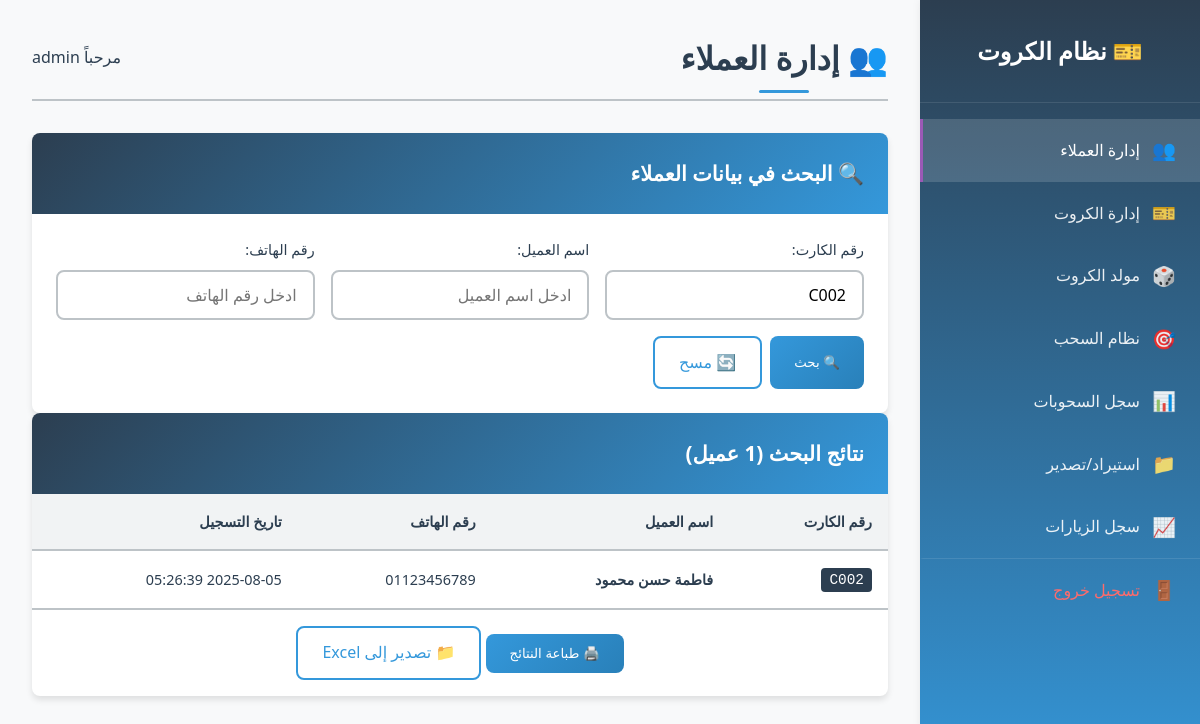
Screenshot of /admin.php?card_number=C002 (signed in) with the database file from the repository.
### tables this page shows
CREATE TABLE IF NOT EXISTS customers (
    id INT AUTO_INCREMENT PRIMARY KEY,
    card_number VARCHAR(50) NOT NULL UNIQUE,
    customer_name VARCHAR(100) NOT NULL,
    phone_number VARCHAR(20) NOT NULL,
    created_at TIMESTAMP DEFAULT CURRENT_TIMESTAMP,
    updated_at TIMESTAMP DEFAULT CURRENT_TIMESTAMP ON UPDATE CURRENT_TIMESTAMP,
    INDEX idx_card_number (card_number),
    INDEX idx_customer_name (customer_name),
    INDEX idx_phone_number (phone_number)
);

### admin.php (the view, shortened to what this page needs)
<?php
$page = isset($_GET['page']) ? max(1, (int)$_GET['page']) : 1;
$limit = 20;
$offset = ($page - 1) * $limit;
$card_number = isset($_GET['card_number']) ? trim($_GET['card_number']) : '';
$customer_name = isset($_GET['customer_name']) ? trim($_GET['customer_name']) : '';
$phone_number = isset($_GET['phone_number']) ? trim($_GET['phone_number']) : '';
$hasSearch = !empty($card_number) || !empty($customer_name) || !empty($phone_number);
$customers = [];
$total_customers = 0;
try {
    $pdo = getDBConnection();
    $whereConditions = [];
    $params = [];
    if (!empty($card_number)) {
        $whereConditions[] = "card_number LIKE ?";
        $params[] = "%" . $card_number . "%";
    }
    $whereClause = '';
    if (!empty($whereConditions)) {
        $whereClause = " WHERE " . implode(" AND ", $whereConditions);
    }
    $countSql = "SELECT COUNT(*) as total FROM customers" . $whereClause;
    $countStmt = $pdo->prepare($countSql);
    $countStmt->execute($params);
    $total_customers = $countStmt->fetch(PDO::FETCH_ASSOC)['total'];
    $sql = "SELECT * FROM customers" . $whereClause . " ORDER BY created_at DESC LIMIT ? OFFSET ?";
    $params[] = $limit;
    $params[] = $offset;
    $stmt = $pdo->prepare($sql);
    $stmt->execute($params);
    $customers = $stmt->fetchAll(PDO::FETCH_ASSOC);
} catch(PDOException $e) {
    $error_message = "خطأ في قاعدة البيانات: " . $e->getMessage();
}
?>
<!DOCTYPE html>
<html lang="ar" dir="rtl">
<head>
    <link rel="stylesheet" href="assets/css/style.css">
    <link rel="stylesheet" href="assets/css/admin.css">
</head>
<body>
    <div class="admin-layout">
        <?php include 'includes/sidebar.php'; ?>
        <main class="main-content">
            <div class="content-header">
                <h1>👥 إدارة العملاء</h1>
                <div class="user-info">
                    <span>مرحباً <?php echo $_SESSION['admin_username']; ?></span>
                </div>
            </div>
            <div class="table-container">
                <h3>🔍 البحث في بيانات العملاء</h3>
                <div style="padding: 1.5rem;">
                    <form method="GET" action="" style="display: grid; grid-template-columns: repeat(auto-fit, minmax(200px, 1fr)); gap: 1rem; align-items: end;">
                        <div class="form-group" style="margin: 0;">
                            <label for="card_number">رقم الكارت:</label>
                            <input type="text" id="card_number" name="card_number"
                                   value="<?php echo htmlspecialchars($card_number); ?>"
                                   placeholder="ادخل رقم الكارت">
                        </div>
                        <div class="form-group" style="margin: 0;">
                            <label for="customer_name">اسم العميل:</label>
                            <input type="text" id="customer_name" name="customer_name"
                                   value="<?php echo htmlspecialchars($customer_name); ?>"
                                   placeholder="ادخل اسم العميل">
                        </div>
                        <div class="form-group" style="margin: 0;">
                            <label for="phone_number">رقم الهاتف:</label>
                            <input type="text" id="phone_number" name="phone_number"
                                   value="<?php echo htmlspecialchars($phone_number); ?>"
                                   placeholder="ادخل رقم الهاتف">
                        </div>
                        <div style="display: flex; gap: 0.5rem;">
                            <button type="submit" class="btn btn-primary">🔍 بحث</button>
                            <a href="admin.php" class="btn btn-secondary">🔄 مسح</a>
                        </div>
                    </form>
                </div>
            </div>
            <div class="table-container">
                <?php if ($hasSearch): ?>
                    <h3>نتائج البحث (<?php echo number_format($total_customers); ?> عميل)</h3>
                <?php else: ?>
                    <h3>جميع العملاء (<?php echo number_format($total_customers); ?> عميل)</h3>
                <?php endif; ?>
                <?php if (!empty($customers)): ?>
                    <div class="table-responsive">
                        <table class="data-table">
                            <thead>
                                <tr>
                                    <th>رقم الكارت</th>
                                    <th>اسم العميل</th>
                                    <th>رقم الهاتف</th>
                                    <th>تاريخ التسجيل</th>
                                </tr>
                            </thead>
                            <tbody>
                                <?php foreach ($customers as $customer): ?>
                                <tr>
                                    <td>
                                        <code style="background: var(--primary-color); color: white; padding: 0.25rem 0.5rem; border-radius: 4px;">
                                            <?php echo htmlspecialchars($customer['card_number']); ?>
                                        </code>
                                    </td>
                                    <td>
                                        <strong><?php echo htmlspecialchars($customer['customer_name']); ?></strong>
                                    </td>
                                    <td>
                                        <span style="direction: ltr; display: inline-block;">
                                            <?php echo htmlspecialchars($customer['phone_number']); ?>
                                        </span>
                                    </td>
                                    <td>
                                        <time datetime="<?php echo $customer['created_at']; ?>">
                                            <?php echo date('Y-m-d H:i:s', strtotime($customer['created_at'])); ?>
                                        </time>
                                    </td>
                                </tr>
                                <?php endforeach; ?>
                            </tbody>
                        </table>
                    </div>
                    <div style="text-align: center; padding: 1rem; border-top: 1px solid var(--border-color);">
                        <button onclick="window.print()" class="btn btn-primary">🖨️ طباعة النتائج</button>
                        <a href="import_export.php" class="btn btn-secondary">📁 تصدير إلى Excel</a>
                    </div>
                <?php endif; ?>
            </div>
        </main>
    </div>
</body>
</html>

### assets/css/style.css (style rules this page uses)
:root { --primary-color: #2c3e50; --primary-rgb: 44, 62, 80; --secondary-color: #3498db; --secondary-rgb: 52, 152, 219; --success-color: #27ae60; --success-rgb: 39, 174, 96; --warning-color: #f39c12; --warning-rgb: 243, 156, 18; --danger-color: #e74c3c; --danger-rgb: 231, 76, 60; --info-color: #17a2b8; --info-rgb: 23, 162, 184; --accent-color: #9b59b6; --accent-rgb: 155, 89, 182; --light-color: #ecf0f1; --dark-color: #2c3e50; --text-color: #2c3e50; --text-muted: #6c757d; --border-color: #bdc3c7; --bg-color: #f8f9fa; --bg-light: #f1f3f4; --shadow: 0 4px 6px rgba(0, 0, 0, 0.1); --shadow-hover: 0 8px 15px rgba(0, 0, 0, 0.2); --border-radius: 8px; --transition: all 0.3s ease; }
* { margin: 0; padding: 0; box-sizing: border-box; }
body { font-family: 'Segoe UI', Tahoma, Geneva, Verdana, sans-serif; background: linear-gradient(135deg, #667eea 0%, #764ba2 100%); min-height: 100vh; direction: rtl; color: var(--text-color); line-height: 1.6; }
h1 { text-align: center; color: var(--primary-color); margin-bottom: 2rem; font-size: 1.8rem; font-weight: 600; position: relative; }
h1::after { content: ''; position: absolute; bottom: -10px; left: 50%; transform: translateX(-50%); width: 50px; height: 3px; background: var(--secondary-color); border-radius: 2px; }
.form-group { margin-bottom: 1.5rem; position: relative; }
label { display: block; margin-bottom: 0.5rem; color: var(--text-color); font-weight: 500; font-size: 0.9rem; }
input[type="text"], input[type="tel"], input[type="number"], input[type="password"] { width: 100%; padding: 0.75rem 1rem; border: 2px solid var(--border-color); border-radius: var(--border-radius); font-size: 1rem; transition: var(--transition); background: white; font-family: 'Segoe UI', Tahoma, Geneva, Verdana, sans-serif; }
.btn { padding: 0.75rem 1.5rem; border: none; border-radius: var(--border-radius); text-decoration: none; font-weight: 500; transition: var(--transition); cursor: pointer; display: inline-block; }
.btn-primary { background: linear-gradient(135deg, var(--secondary-color), #2980b9); color: white; }
.btn-secondary { background: white; color: var(--secondary-color); border: 2px solid var(--secondary-color); }

### assets/css/admin.css (style rules this page uses)
.admin-layout { display: flex; min-height: 100vh; background: var(--bg-color); }
.main-content { margin-right: 280px; padding: 2rem; width: calc(100% - 280px); min-height: 100vh; }
.content-header { display: flex; justify-content: space-between; align-items: center; margin-bottom: 2rem; padding-bottom: 1rem; border-bottom: 2px solid var(--border-color); }
.content-header h1 { margin: 0; color: var(--primary-color); font-size: 2rem; font-weight: 600; }
.user-info { display: flex; align-items: center; gap: 1rem; font-weight: 500; color: var(--text-color); }
.table-container { background: white; border-radius: var(--border-radius); box-shadow: var(--shadow); overflow: hidden; }
.table-container h3 { margin: 0; padding: 1.5rem; background: linear-gradient(135deg, var(--primary-color), var(--secondary-color)); color: white; font-size: 1.3rem; font-weight: 600; }
.table-responsive { overflow-x: auto; }
.data-table { width: 100%; border-collapse: collapse; font-size: 0.9rem; }
.data-table th { background: var(--bg-light); padding: 1rem; text-align: right; font-weight: 600; color: var(--primary-color); border-bottom: 2px solid var(--border-color); white-space: nowrap; }
.data-table td { padding: 1rem; border-bottom: 1px solid var(--border-color); vertical-align: middle; }

### rows the page displays
customers: card_number "C002", customer_name "فاطمة حسن محمود", phone_number "01123456789", created_at "2025-08-05 05:26:39"

### other values shown
$_SESSION['admin_username'] "admin"
